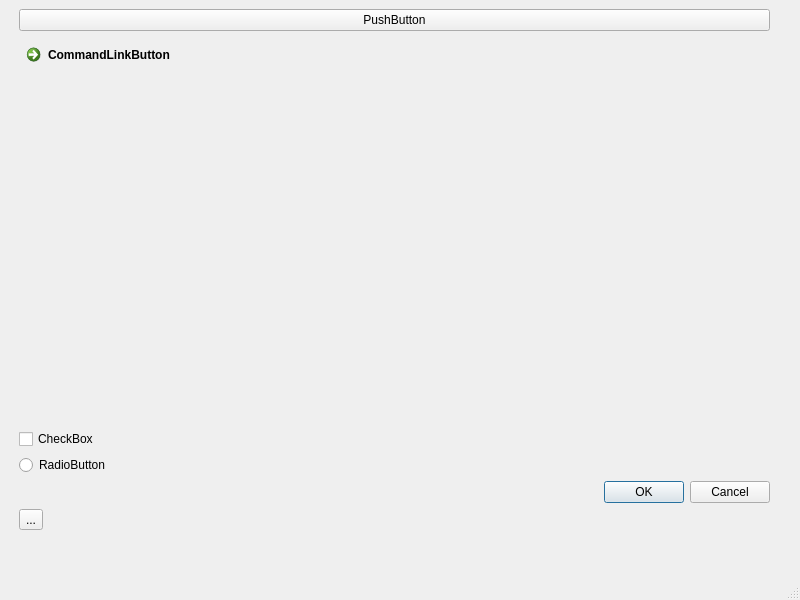
<?xml version="1.0" encoding="UTF-8"?>
<ui version="4.0">
 <class>MainWindow</class>
 <widget class="QMainWindow" name="MainWindow">
  <property name="geometry">
   <rect>
    <x>0</x>
    <y>0</y>
    <width>800</width>
    <height>600</height>
   </rect>
  </property>
  <property name="windowTitle">
   <string>MainWindow</string>
  </property>
  <widget class="QWidget" name="centralwidget">
   <widget class="QWidget" name="verticalLayoutWidget">
    <property name="geometry">
     <rect>
      <x>19</x>
      <y>9</y>
      <width>751</width>
      <height>521</height>
     </rect>
    </property>
    <layout class="QVBoxLayout" name="verticalLayout">
     <item>
      <widget class="QPushButton" name="pushButton">
       <property name="text">
        <string>PushButton</string>
       </property>
      </widget>
     </item>
     <item>
      <widget class="QCommandLinkButton" name="commandLinkButton">
       <property name="text">
        <string>CommandLinkButton</string>
       </property>
      </widget>
     </item>
     <item>
      <widget class="QCheckBox" name="checkBox">
       <property name="text">
        <string>CheckBox</string>
       </property>
      </widget>
     </item>
     <item>
      <widget class="QRadioButton" name="radioButton">
       <property name="text">
        <string>RadioButton</string>
       </property>
      </widget>
     </item>
     <item>
      <widget class="QDialogButtonBox" name="buttonBox">
       <property name="standardButtons">
        <set>QDialogButtonBox::Cancel|QDialogButtonBox::Ok</set>
       </property>
      </widget>
     </item>
     <item>
      <widget class="QToolButton" name="toolButton">
       <property name="text">
        <string>...</string>
       </property>
      </widget>
     </item>
    </layout>
   </widget>
  </widget>
  <widget class="QMenuBar" name="menubar">
   <property name="geometry">
    <rect>
     <x>0</x>
     <y>0</y>
     <width>800</width>
     <height>22</height>
    </rect>
   </property>
  </widget>
  <widget class="QStatusBar" name="statusbar"/>
 </widget>
 <resources/>
 <connections/>
</ui>
